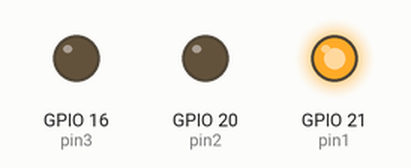
Simulated run of this program. Board: Raspberry Pi (BCM pin numbers). Parts: output pins drawn as LEDs (lit = HIGH). At 3.0 s the program stops and its outputs stay as they are.

Above: at 0.05 s.
At 0.55 s:
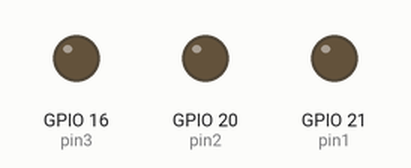
At 0.75 s:
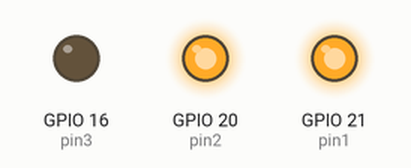
At 1.45 s:
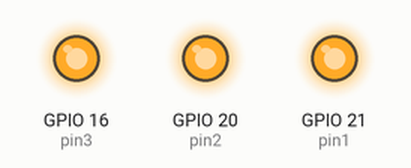
At 2.15 s:
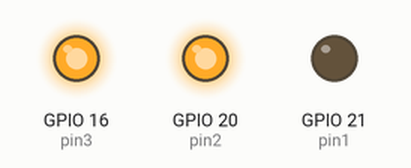
At 2.85 s:
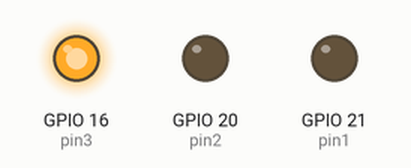
Timing chart, 0 to 3.1 s (numbered marks = the images above):
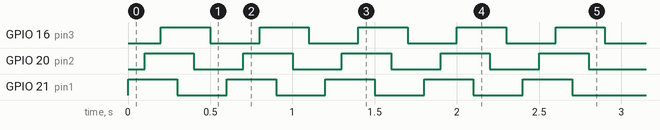

The program:

ltika.py
```python
#!/usr/bin/python

import RPi.GPIO as GPIO
import time

pin1 = 21
pin2 = 20
pin3 = 16

loop = 5
wait = 0.1

GPIO.setmode(GPIO.BCM)
GPIO.setup(pin1, GPIO.OUT)
GPIO.setup(pin2, GPIO.OUT)
GPIO.setup(pin3, GPIO.OUT)

for i in range(0, loop):
    GPIO.output(pin1, GPIO.HIGH)
    time.sleep(wait)
    GPIO.output(pin2, GPIO.HIGH)
    time.sleep(wait)
    GPIO.output(pin3, GPIO.HIGH)
    time.sleep(wait)
    GPIO.output(pin1, GPIO.LOW)
    time.sleep(wait)
    GPIO.output(pin2, GPIO.LOW)
    time.sleep(wait)
    GPIO.output(pin3, GPIO.LOW)
    time.sleep(wait)

GPIO.cleanup()
```

Measured:
- by itself, GPIO 16 (pin3), GPIO 20 (pin2), GPIO 21 (pin1): alternates HIGH for 0.30 s and LOW for 0.30 s, 10 changes in all, then stays LOW
- by itself, everything shown: repeats every 0.60 s, in 6 steps
